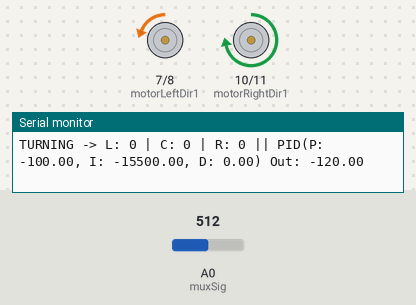
This sketch was run on a simulated Teensy 4. Parts: motor-driver pin pairs drawn as motors (green arrow = first pin HIGH = forward, orange = second pin HIGH = backward, longer = more drive, scaled by the enable pin), the last lines printed to the serial monitor. Inputs (shaded band) come from the test bench; at power-on: A0 (muxSig) = 512 (analog values on the 0–1023 scale).

Above: at 1.2 s.
1.3 s: A0 (muxSig) set to 692
2.8 s: A0 (muxSig) set to 709
At 3.4 s:
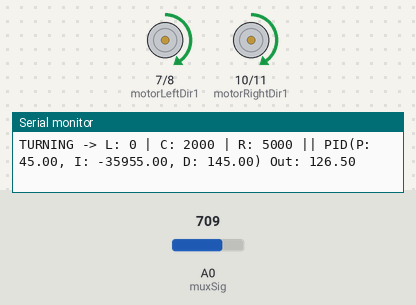
4.3 s: A0 (muxSig) set to 511
At 5.5 s:
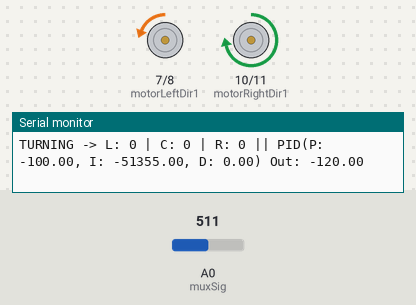
5.8 s: A0 (muxSig) set to 716
At 6.8 s:
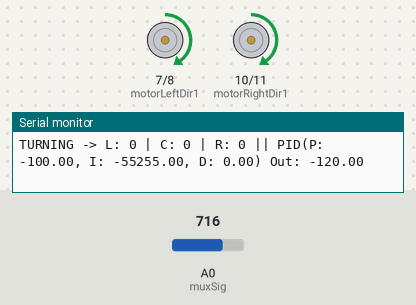
7.3 s: A0 (muxSig) set to 992
8.8 s: A0 (muxSig) set to 1018
At 10.2 s:
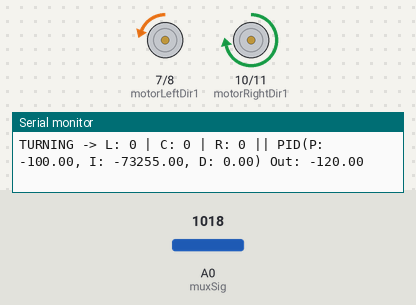
Timing chart, 0 to 11.3 s (numbered marks = the images above; inputs shaded):
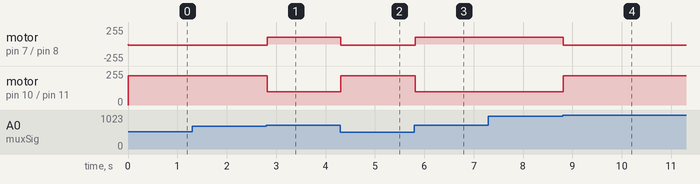

The sketch:

LFR_Teensy_Binary.ino
```cpp
/*
 * Teensy 4.1 Line Following Robot using Bytsense v1.1 (16ch Mux)
 * STRICT BINARY THRESHOLDS VERSION
 */

// Mux control pins (Adjust to match your wiring)
const int muxS0 = 2; // Digital out
const int muxS1 = 3; // Digital out
const int muxS2 = 4; // Digital out
const int muxS3 = 5; // Digital out
const int muxSig = A0; // Analog in from MUX SIG

// Motor control pins (Example, adjust to your motor driver like TB6612, L298N, etc.)
const int motorLeftPWM = 6;
const int motorLeftDir1 = 7;
const int motorLeftDir2 = 8;
const int motorRightPWM = 9;
const int motorRightDir1 = 10;
const int motorRightDir2 = 11;

// PID Constants (Tuning required)
float Kp = 1.2;
float Ki = 0.0;
float Kd = 0.5;

float P = 0, D = 0;
float I = 0;
float lastError = 0;
float PIDvalue = 0;

// Sensor arrays and thresholds
int sensorValues[16];
int baseSpeed = 100; // Base speed for the motors (0-255)

void setup() {
  Serial.begin(115200);

  // Set ADC resolution to 12-bit (0-4095) since sensor values go up to 4000
  analogReadResolution(12);

  // Set mux select pins as outputs
  pinMode(muxS0, OUTPUT);
  pinMode(muxS1, OUTPUT);
  pinMode(muxS2, OUTPUT);
  pinMode(muxS3, OUTPUT);
  pinMode(muxSig, INPUT); // Analog read pin

  // Set motor pins as outputs
  pinMode(motorLeftPWM, OUTPUT);
  pinMode(motorLeftDir1, OUTPUT);
  pinMode(motorLeftDir2, OUTPUT);
  pinMode(motorRightPWM, OUTPUT);
  pinMode(motorRightDir1, OUTPUT);
  pinMode(motorRightDir2, OUTPUT);

  // Set initial motor directions (forward)
  digitalWrite(motorLeftDir1, HIGH);
  digitalWrite(motorLeftDir2, LOW);
  digitalWrite(motorRightDir1, HIGH);
  digitalWrite(motorRightDir2, LOW);
}

void readSensors() {
  for (int i = 0; i < 16; i++) {
    // Select the channel using the S0-S3 bits
    digitalWrite(muxS0, bitRead(i, 0));
    digitalWrite(muxS1, bitRead(i, 1));
    digitalWrite(muxS2, bitRead(i, 2));
    digitalWrite(muxS3, bitRead(i, 3));

    // Very short delay allowing mux signal to settle
    delayMicroseconds(10);

    // Read the 12-bit analog signal
    int rawValue = analogRead(muxSig);

    // Apply user thresholds (BINARY APPROACH):
    // White is normally 1500 - 2500
    // Black is normally 2800 - 3900
    // "Otherwise they are false" -> we zero them out
    if (rawValue >= 2800 && rawValue <= 4000) {
      // Arbitrary binary "ON" value
      sensorValues[i] = 1000;
    } else {
      // Arbitrary binary "OFF" value
      sensorValues[i] = 0;
    }
  }
}

void loop() {
  readSensors();

  // Group sensor values: Left (0-4), Center (5-10), Right (11-15)
  long leftData = 0;
  long centerData = 0;
  long rightData = 0;

  for(int i=0; i<5; i++) leftData += sensorValues[i];
  for(int i=5; i<11; i++) centerData += sensorValues[i];
  for(int i=11; i<16; i++) rightData += sensorValues[i];

  // Calculate Weighted Position for PID (Center is 0)
  // Assuming dark line on light background (high values = on line)
  long weightedSum = 0;
  long sum = 0;

  for(int i = 0; i < 16; i++) {
    // Weight multiplier ranges from roughly -75 (far left) to +75 (far right)
    float weight = (i - 7.5) * 10.0;
    weightedSum += sensorValues[i] * weight;
    sum += sensorValues[i];
  }

  float error = 0;
  // Prevent division by zero if line is completely lost
  if (sum > 0) {
    error = (float)weightedSum / sum;
  } else {
    // If line lost completely, maintain previous turn logic (memory)
    error = (lastError > 0) ? 100 : -100;
  }

  // PID Calculation
  P = error;
  I = I + error;
  D = error - lastError;
  lastError = error;

  PIDvalue = (Kp * P) + (Ki * I) + (Kd * D);

  // Motor Control Application
  int leftSpeed = baseSpeed + PIDvalue;
  int rightSpeed = baseSpeed - PIDvalue;

  // Constrain to valid 8-bit PWM values
  leftSpeed = constrain(leftSpeed, -255, 255);
  rightSpeed = constrain(rightSpeed, -255, 255);

  // Apply speeds to motors
  setMotorSpeed(leftSpeed, rightSpeed);

  // Print diagnostics when the robot is turning (e.g., error threshold crossed)
  if (abs(error) > 15) {
    Serial.print("TURNING -> L: ");
    Serial.print(leftData);
    Serial.print(" | C: ");
    Serial.print(centerData);
    Serial.print(" | R: ");
    Serial.print(rightData);
    Serial.print(" || PID(P: ");
    Serial.print(P);
    Serial.print(", I: ");
    Serial.print(I);
    Serial.print(", D: ");
    Serial.print(D);
    Serial.print(") Out: ");
    Serial.println(PIDvalue);
  }

  // Teensy 4.1 runs incredibly fast, add a slight loop delay to stabilize I & D
  delay(5);
}

void setMotorSpeed(int left, int right) {
  // Handle Left Motor direction & PWM
  if (left >= 0) {
    digitalWrite(motorLeftDir1, HIGH);
    digitalWrite(motorLeftDir2, LOW);
    analogWrite(motorLeftPWM, left);
  } else {
    digitalWrite(motorLeftDir1, LOW);
    digitalWrite(motorLeftDir2, HIGH);
    analogWrite(motorLeftPWM, -left);
  }

  // Handle Right Motor direction & PWM
  if (right >= 0) {
    digitalWrite(motorRightDir1, HIGH);
    digitalWrite(motorRightDir2, LOW);
    analogWrite(motorRightPWM, right);
  } else {
    digitalWrite(motorRightDir1, LOW);
    digitalWrite(motorRightDir2, HIGH);
    analogWrite(motorRightPWM, -right);
  }
}
```

Measured:
- the behaviour switches between 699 and 700 on A0 (muxSig) (found by bisection; images 0 and 1)
- the behaviour switches between 1000 and 1001 on A0 (muxSig) (found by bisection; images 3 and 4)
- after the input at 2.8 s, motor on pin 7 (motorLeftDir1) / pin 8 (motorLeftDir2): backward 20/255 → forward 100/255 at once; motor on pin 10 (motorRightDir1) / pin 11 (motorRightDir2): forward 220/255 → forward 100/255 at once
- after the input at 4.3 s, motor on pin 7 (motorLeftDir1) / pin 8 (motorLeftDir2): forward 100/255 → backward 20/255 at once; motor on pin 10 (motorRightDir1) / pin 11 (motorRightDir2): forward 100/255 → forward 220/255 at once
- after the input at 5.8 s, motor on pin 7 (motorLeftDir1) / pin 8 (motorLeftDir2): backward 20/255 → forward 100/255 at once; motor on pin 10 (motorRightDir1) / pin 11 (motorRightDir2): forward 220/255 → forward 100/255 at once
- after the input at 7.3 s, every drawn part: stays the same
- after the input at 8.8 s, motor on pin 7 (motorLeftDir1) / pin 8 (motorLeftDir2): forward 100/255 → backward 20/255 at once; motor on pin 10 (motorRightDir1) / pin 11 (motorRightDir2): forward 100/255 → forward 220/255 at once
